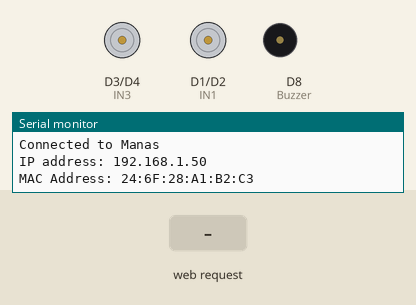
Simulated run of this sketch. Board: ESP8266 (NodeMCU). Parts: motor-driver pin pairs drawn as motors (green arrow = first pin HIGH = forward, orange = second pin HIGH = backward, longer = more drive), buzzer (waves = sounding, pin HIGH), the last lines printed to the serial monitor. The inputs (shaded band) are chosen by the test bench. WiFi joins after 1.5 s; servers stay silent unless stated.

Above: at 3.2 s.
3.3 s: HTTP request GET /forward received
At 3.8 s:
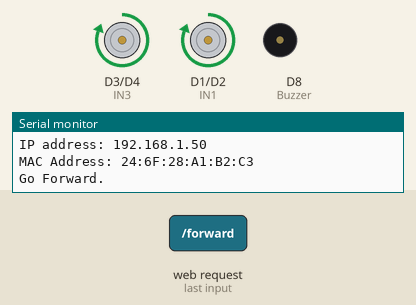
4.8 s: HTTP request GET /reverse received
At 6.0 s:
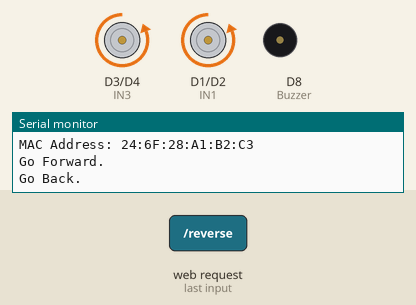
6.3 s: HTTP request GET /left received
At 7.3 s:
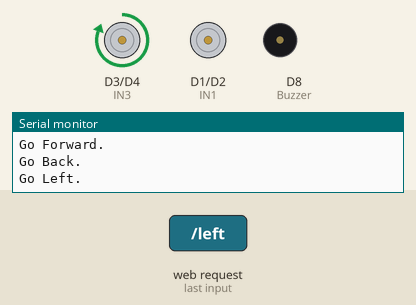
7.8 s: HTTP request GET /right received
At 8.4 s:
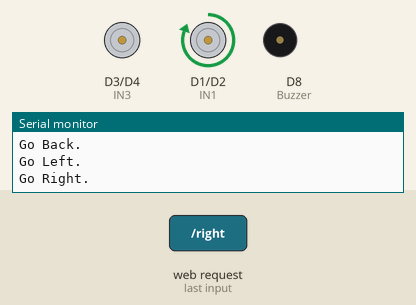
9.3 s: HTTP request GET /berzerk received
At 9.6 s:
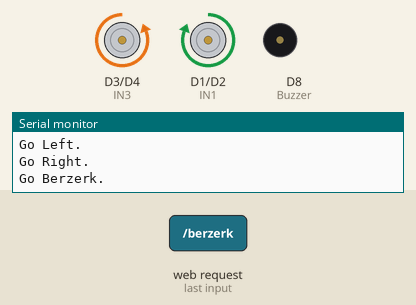
Timing chart, 0 to 20.8 s (numbered marks = the images above; inputs shaded):
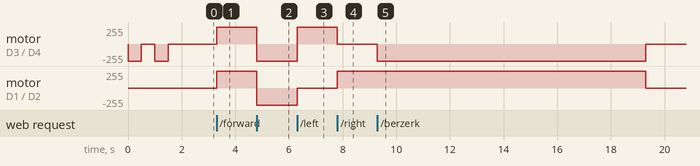

The sketch:

Car.ino
```cpp
/*
  6V Battery Positive - L298N 12V Input
  6V Battery Negative - L298N GND

  L298N Motor1 A - Motor 1
  L298N Motor1 B - Motor 1

  L298N Motor2 A - Motor 2
  L298N Motor2 B - Motor 2

  NodeMCU D1 - L298N IN1
  NodeMCU D2 - L298N IN2
  NodeMCU D3 - L298N IN3
  NodeMCU D4 - L298N IN4

  D8 - Buzzer (horn) Positive
  GND - NodeMCU GND

  L298N GND - NodeMCU GND (common ground)
  You can either power your NodeMCU using 5V Output from L298N or using a USB Cable or power it using a 9V DC battery (better way).
*/

// Make sure your client device and NodeMCU are on the same network.

#include <ESP8266WiFi.h> // To connect to Wi-Fi and Get Private IP in LAN
#include <WiFiClient.h> // To handle Clients
#include <ESP8266WebServer.h> // To create a local server in LAN

const char *ssid = "Manas"; // name of Wi-Fi network
const char *password = "0987654321"; // password of Wi-Fi network

ESP8266WebServer server(80); // port 80 for HTTP

void homePage(void);
void goForward(void);
void goBack(void);
void goLeft(void);
void goRight(void);
void stopCar(void);
void notFound(void);
void goBerzerk(void);
void honk(void);

void setup(void) {
  Serial.begin(9600);

  pinMode(D1, OUTPUT); // IN1
  pinMode(D2, OUTPUT); // IN2
  pinMode(D3, OUTPUT); // IN3
  pinMode(D4, OUTPUT); // IN4
  pinMode(D8, OUTPUT); // Buzzer
  pinMode(LED_BUILTIN, OUTPUT);

  WiFi.begin(ssid, password); // Connect to a network
  Serial.println("");

  while (WiFi.status() != WL_CONNECTED) {
    digitalWrite(LED_BUILTIN, HIGH);
    delay(500);
    digitalWrite(LED_BUILTIN, LOW);
    delay(500);
    Serial.print(".");
  }

  Serial.println("");
  Serial.print("Connected to ");
  Serial.println(ssid);
  Serial.print("IP address: ");

  // NAT assigns a IP address to NodeMCU and then it runs a server to which other devices can connect to on the same network.

  Serial.println(WiFi.localIP()); // connect to Wi-Fi to get Private IP in LAN

  Serial.print("MAC Address: ");
  Serial.println(WiFi.macAddress()); // MAC Address of NodeMCU

  // Server endpoints

  server.on("/", homePage);
  server.on("/forward", goForward);
  server.on("/reverse", goBack);
  server.on("/left", goLeft);
  server.on("/right", goRight);
  server.on("/stop", stopCar);
  server.on("/berzerk", goBerzerk);
  server.on("/honk", honk);
  server.onNotFound([]() {
    notFound();
  });
  server.begin();

}

void homePage(void) {
  Serial.println("Home Page.");
  server.send(200, "application/json", "{ \"message\" : \"Welcome, The server is up.\" }"); // Status Code, Content-Type/Mime-Type, Data
}

void goForward(void) {
  Serial.println("Go Forward.");
  digitalWrite(D1, HIGH);
  digitalWrite(D2, LOW);
  digitalWrite(D3, HIGH);
  digitalWrite(D4, LOW);

  server.send(200, "application/json", "{ \"message\" : \"Car is going forward.\" }");
}

void goBack(void) {
  Serial.println("Go Back.");
  digitalWrite(D1, LOW);
  digitalWrite(D2, HIGH);
  digitalWrite(D3, LOW);
  digitalWrite(D4, HIGH);

  server.send(200, "application/json", "{ \"message\" : \"Car is going in reverse.\" }");
}

void goLeft(void) {
  Serial.println("Go Left.");
  digitalWrite(D1, LOW);
  digitalWrite(D2, LOW);
  digitalWrite(D3, HIGH);
  digitalWrite(D4, LOW);

  server.send(200, "application/json", "{ \"message\" : \"Car is going left.\" }");
}

void goRight(void) {
  Serial.println("Go Right.");
  digitalWrite(D1, HIGH);
  digitalWrite(D2, LOW);
  digitalWrite(D3, LOW);
  digitalWrite(D4, LOW);

  server.send(200, "application/json", "{ \"message\" : \"Car is going right.\" }");
}

void stopCar(void) {
  Serial.println("Stop car.");
  server.send(200, "application/json", "{ \"message\" : \"Car is stopped.\" }");

  digitalWrite(D1, LOW);
  digitalWrite(D2, LOW);
  digitalWrite(D3, LOW);
  digitalWrite(D4, LOW);
}

void goBerzerk(void) {
  Serial.println("Go Berzerk.");
  server.send(200, "application/json", "{ \"message\" : \"Car is going Berzerk.\" }");

  digitalWrite(D1, HIGH);
  digitalWrite(D2, LOW);
  digitalWrite(D3, LOW);
  digitalWrite(D4, HIGH);

  delay(10000);

  digitalWrite(D1, LOW);
  digitalWrite(D2, LOW);
  digitalWrite(D3, LOW);
  digitalWrite(D4, LOW);
}

void honk(void) {
  Serial.println("Honk.");
  server.send(200, "application/json", "{ \"message\" : \"Car is honking.\" }");

  digitalWrite(D8, HIGH);
  delay(200);
  digitalWrite(D8, LOW);
}

void notFound(void) {
  Serial.println("Resource not found.");
  server.send(404, "application/json", "{ \"message\" : \"Resource not found.\" }");

  digitalWrite(D1, LOW);
  digitalWrite(D2, LOW);
  digitalWrite(D3, LOW);
  digitalWrite(D4, LOW);
}

void loop(void) {
  server.handleClient();
}
```

Measured:
- after the input at 3.3 s, motor on D3 (IN3) / D4 (IN4), motor on D1 (IN1) / D2 (IN2): stopped → forward 255/255 at once
- after the input at 4.8 s, motor on D3 (IN3) / D4 (IN4), motor on D1 (IN1) / D2 (IN2): forward 255/255 → backward 255/255 at once
- after the input at 6.3 s, motor on D3 (IN3) / D4 (IN4): backward 255/255 → forward 255/255 at once; motor on D1 (IN1) / D2 (IN2): backward 255/255 → stopped at once
- after the input at 7.8 s, motor on D3 (IN3) / D4 (IN4): forward 255/255 → stopped at once; motor on D1 (IN1) / D2 (IN2): stopped → forward 255/255 at once
- after the input at 9.3 s, motor on D3 (IN3) / D4 (IN4): stopped → backward 255/255 at once, → stopped 10.0 s later; motor on D1 (IN1) / D2 (IN2): forward 255/255 → stopped after 10.0 s
